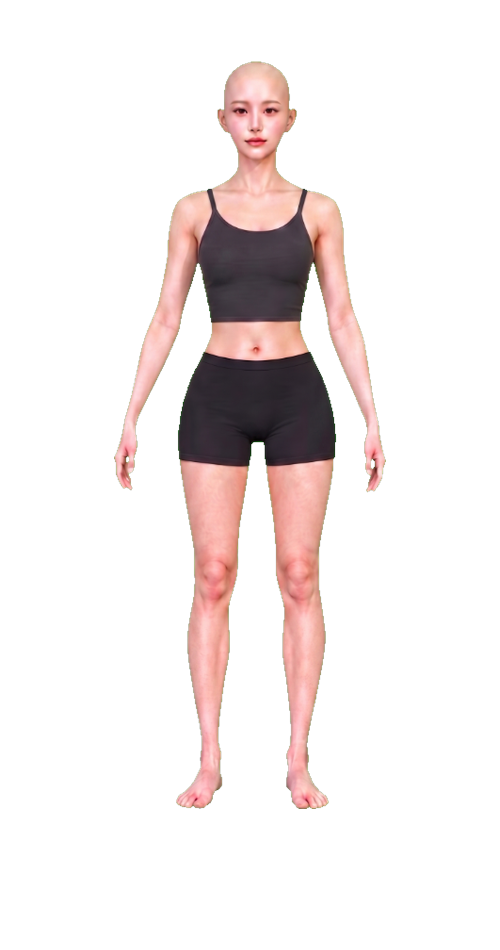
#> input picture rewards/wardrobe/female-layered-v1/generated-black-stage/base.png, 1000 x 1900 px (shown at 1/2 size); the run also reads 1 picture not shown here
$ python import_female_outfit_set_sheet.py ../rewards/wardrobe/female-layered-v1/generated-black-stage/base.png out.png
#> lines starting #> are read from the running program, lines starting #| are printed output that depends on the picture
#!/usr/bin/env python3
"""Import a green-screen sheet of complete female outfits as ``set`` items.

The supplied sheet is deliberately kept as one-piece products: each package
contains one 1000x1900 canvas layer and one body-free shop preview.  The
canvas layer carries the matching hair, garment and shoes so a set can be
equipped atomically without exposing the source model's body on the shop
card.
"""

from pathlib import Path
import argparse
import json

from PIL import Image


SETS = [
    ("set-navy-pleated", "海軍藍百褶洋裝套裝", (85, 425)),
    ("set-ivory-academy", "象牙針織學院套裝", (585, 925)),
    ("set-denim-pinafore", "丹寧吊帶裙休閒套裝", (1080, 1435)),
]
# Source coordinates for the 1536x1024 reference sheet.
ROWS = {"hair": (0, 190), "top": (175, 390), "bot": (330, 560), "shoe": (870, 1020)}
CANVAS_BOXES = {
    "hair": (380, 50, 620, 320),
    "top": (250, 285, 750, 790),
    "bot": (250, 675, 750, 1420),
    "shoe": (420, 1480, 580, 1630),
}


def key_green(image: Image.Image) -> Image.Image:
    image = image.convert("RGBA")
    px = image.load()
    for y in range(image.height):
        for x in range(image.width):
            r, g, b, a = px[x, y]
            if g > 85 and g > r * 1.28 and g > b * 1.20:
                px[x, y] = (r, g, b, 0)
    return image


def trim(image: Image.Image) -> Image.Image:
    box = image.getbbox()
    return image.crop(box) if box else image


def skin(r: int, g: int, b: int) -> bool:
    # Conservative chroma test: neutral white/cream fabrics remain intact.
    return r > 86 and r > g * 1.09 and g > b * 1.035 and r - b > 17


def clean(image: Image.Image, part: str) -> Image.Image:
    image = image.copy().convert("RGBA")
    px = image.load()
    for y in range(image.height):
        for x in range(image.width):
            r, g, b, a = px[x, y]
            if not a:
                continue
            nx = x / max(1, image.width)
            ny = y / max(1, image.height)
            remove = False
            if part == "hair":
                # Keep the dark hair/bun; remove the face, neck and shoulders
                # that are present in the reference head crops.
                remove = max(r, g, b) > 155 or (0.28 < nx < 0.72 and ny > 0.22)
            elif part == "top":
                # Keep the garment/sleeves but cut the model's forearms and
                # hands outside the clothing silhouette.  The three source
                # columns use the same shoulder width, so this conservative
                # boundary works for the sleeveless, cardigan and T-shirt
                # variants without clipping their cuffs.
                remove = skin(r, g, b) or nx < .18 or nx > .82 or ny > .90
            elif part == "bot":
                remove = skin(r, g, b) or ny > .84
            elif part == "shoe":
                remove = skin(r, g, b) or ny < .10
            if remove:
                px[x, y] = (r, g, b, 0)
    return trim(image)


def place(canvas: Image.Image, image: Image.Image, box) -> None:
    x0, y0, x1, y1 = box
    canvas.alpha_composite(image.resize((x1 - x0, y1 - y0), Image.Resampling.LANCZOS), (x0, y0))


def remove_green_fringe(image: Image.Image) -> Image.Image:
    image = image.copy().convert("RGBA")
    px = image.load()
    for y in range(image.height):
        for x in range(image.width):
            r, g, b, a = px[x, y]
            if a and g > 105 and g > r * 1.10 and g > b * 1.08:
                px[x, y] = (r, g, b, 0)
    return image


def main() -> None:
    parser = argparse.ArgumentParser()
    parser.add_argument("source", type=Path)
    parser.add_argument("output", type=Path)
    args = parser.parse_args()
    source = key_green(Image.open(args.source))
#> in key_green, image is the input picture: PIL image 1000x1900 RGBA; mean R, G, B, A 30, 22.6, 21.8, 42.9
    base_path = args.output / "sports-bra-cargo-shorts" / "base.png"
    if not base_path.exists():
        raise SystemExit(f"missing female base: {base_path}")

    for folder, title, (x0, x1) in SETS:
        root = args.output / folder
        root.mkdir(parents=True, exist_ok=True)
        Image.open(base_path).convert("RGBA").save(root / "base.png")
        layers = {}
        for part, (y0, y1) in ROWS.items():
            asset = clean(source.crop((x0, y0, x1, y1)), part)
            layer = Image.new("RGBA", (1000, 1900), (0, 0, 0, 0))
            place(layer, asset, CANVAS_BOXES[part])
            layers[part] = layer
#> this loop made 4 passes
#> pass 2, in clean (call 2), `image = image.copy().convert("RGBA")`:
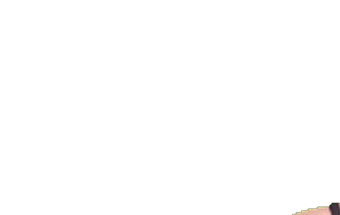
#> image: PIL image 340x215 RGBA; mean R, G, B, A 0.8, 0.7, 0.6, 1.2; transparent parts drawn white
#> after the loop:
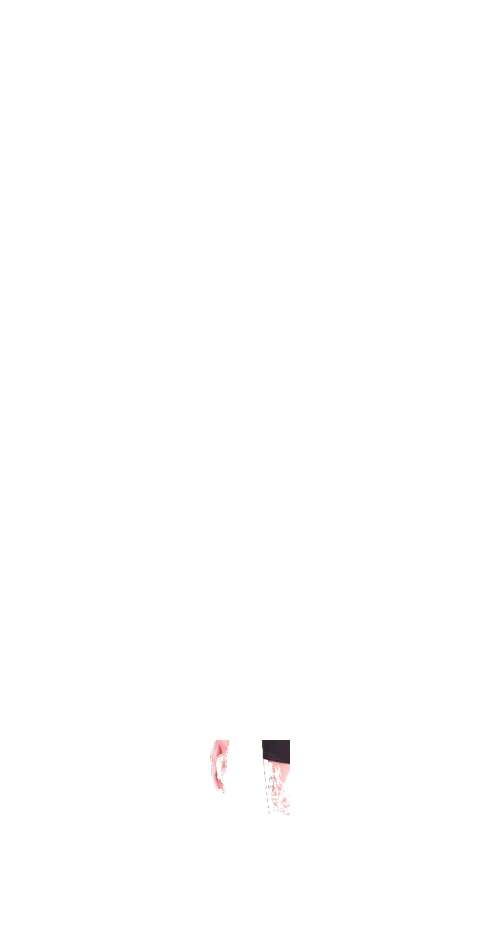
#> layer: PIL image 1000x1900 RGBA (shown at 1/2 size); mean R, G, B, A 0.7, 0.6, 0.5, 0.8; transparent parts drawn white
#> after the loop, layers = 4 items

        dressed = Image.new("RGBA", (1000, 1900), (0, 0, 0, 0))
        for part in ("bot", "top", "shoe", "hair"):
            dressed.alpha_composite(layers[part])
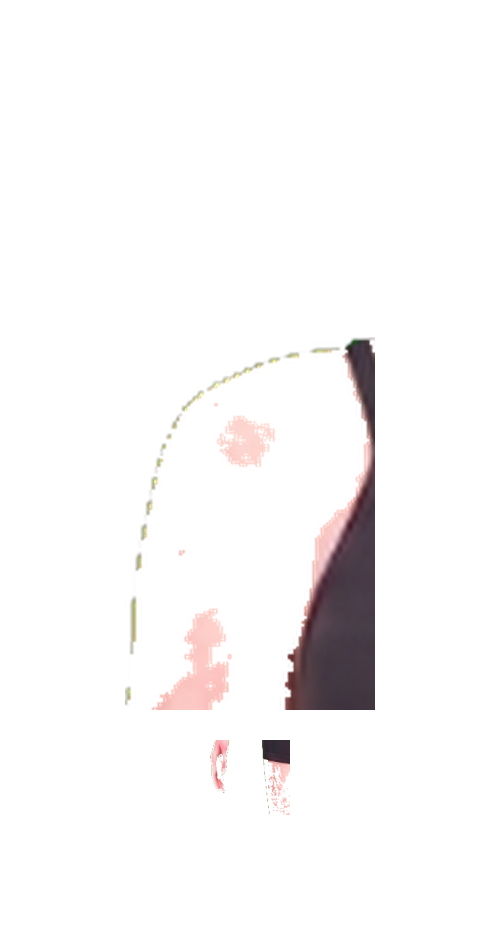
#> dressed: PIL image 1000x1900 RGBA (shown at 1/2 size); mean R, G, B, A 10.2, 8.2, 8.1, 13.5; transparent parts drawn white
        dressed.save(root / "set.png")
        preview = remove_green_fringe(trim(dressed))
#> in trim (call 5), `box = image.getbbox()`: box = (250, 675, 750, 1630)
#> in trim (call 5), `return image.crop(box) if box else image`:
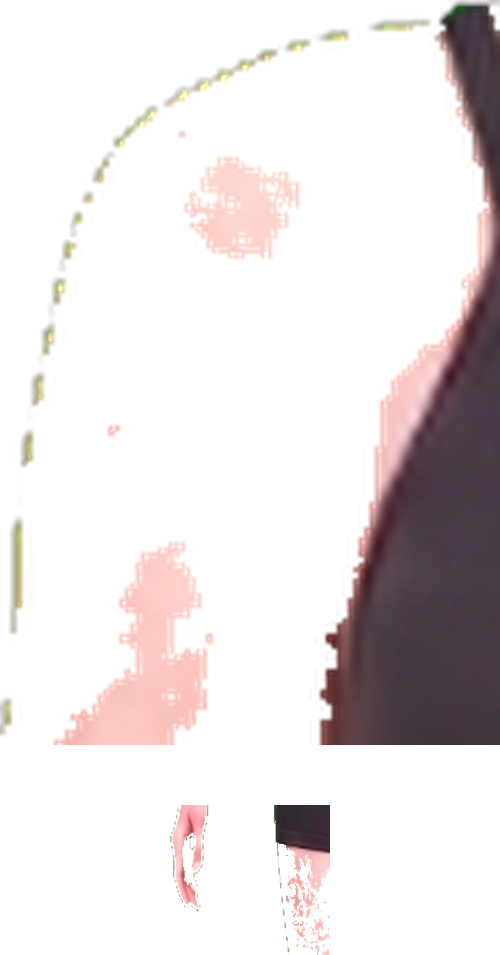
#> returned value: PIL image 500x955 RGBA; mean R, G, B, A 40.5, 32.8, 32.1, 53.7; transparent parts drawn white
        preview.save(root / "shop-set.png")
        (root / "manifest.json").write_text(json.dumps({
            "id": folder,
            "title": title,
            "audience": "girl",
            "canvas": {"width": 1000, "height": 1900},
            "base": "base.png",
            "parts": {"set": {"canvas": "set.png", "shop": "shop-set.png"}},
            "set": "set.png",
            "renderOrder": ["base", "set"],
            "source": "green-screen three-column outfit sheet",
        }, ensure_ascii=False, indent=2) + "\n")
        print(root)


if __name__ == "__main__":
    main()
